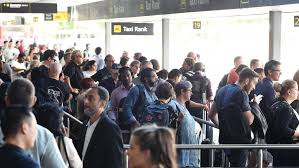
#> input picture find_pep.jpg, 299 x 168 px
$ python obj_Detect_img.py
#> lines starting #> are read from the running program, lines starting #| are printed output that depends on the picture; after the words box and inside, x2 and y2 are one past the last pixel; in counts of white or black regions, pixels touching at a corner belong together
import cv2
import numpy as np

img = cv2.imread('find_pep.jpg')
#> img is the input picture: shape (168, 299, 3); mean B, G, R 130.8, 128.9, 131
cv2.imshow('origional imag', img)
cv2.waitKey()
gray = cv2.cvtColor(img, cv2.COLOR_BGR2GRAY)
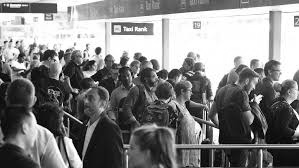
#> gray: shape (168, 299); min 0, max 255, mean 129.7

#load template image
template = cv2.imread('find_pep_tem.jpg', 0)
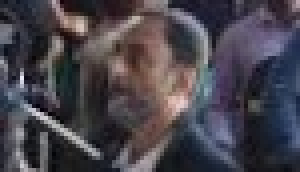
#> input picture find_pep_tem.jpg, 75 x 43 px (shown 4 times larger)
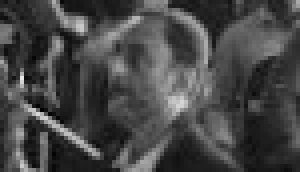
#> template: shape (43, 75) (shown 4 times larger); min 2, max 232, mean 70.1

#template matching
result = cv2.matchTemplate(gray, template, cv2.TM_CCOEFF) #this is the method of finding img
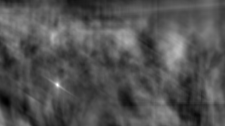
#> result: shape (126, 225) float32; min -1849520.1, max 4517534, mean 221783.3; drawn with min black and max white
min_val, max_val, min_loc, max_loc = cv2.minMaxLoc(result)
#> min_val = -1849520.1; max_val = 4517534; min_loc = (6, 101); max_loc = (57, 84)
#creating bounding box arround the match

top_left = max_loc
#> top_left = (57, 84)
bottom_right = (top_left[0] + 70, top_left[1] + 50)
#> bottom_right = (127, 134)
cv2.rectangle(img, top_left, bottom_right, (0,0,255), 5)
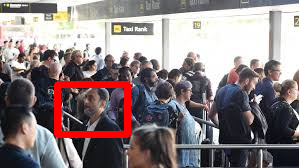
#> img: shape (168, 299, 3); 3.3% of pixels changed, all inside (x1, y1, x2, y2) = (54, 81, 131, 138)

#show the img
cv2.imshow('found_img', img)
cv2.waitKey()
cv2.destroyAllWindows()
